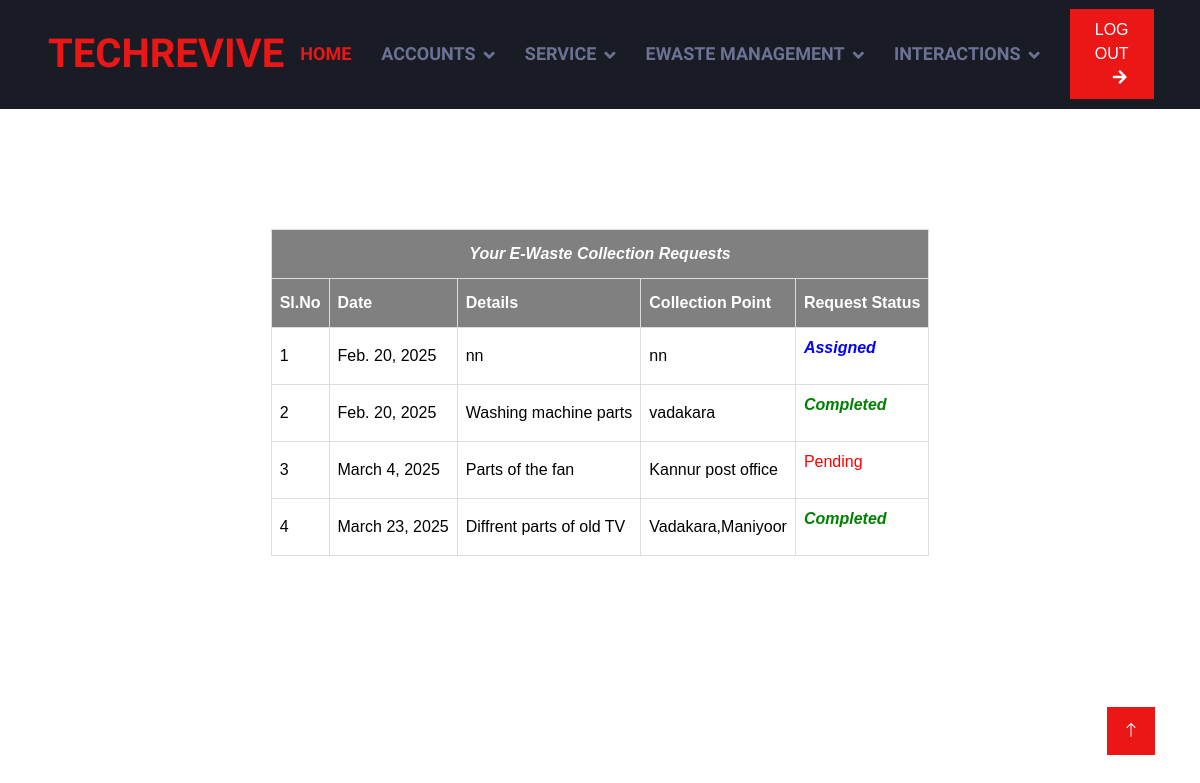
The app's page /User/viewuserewastereq/ (signed in), older data.
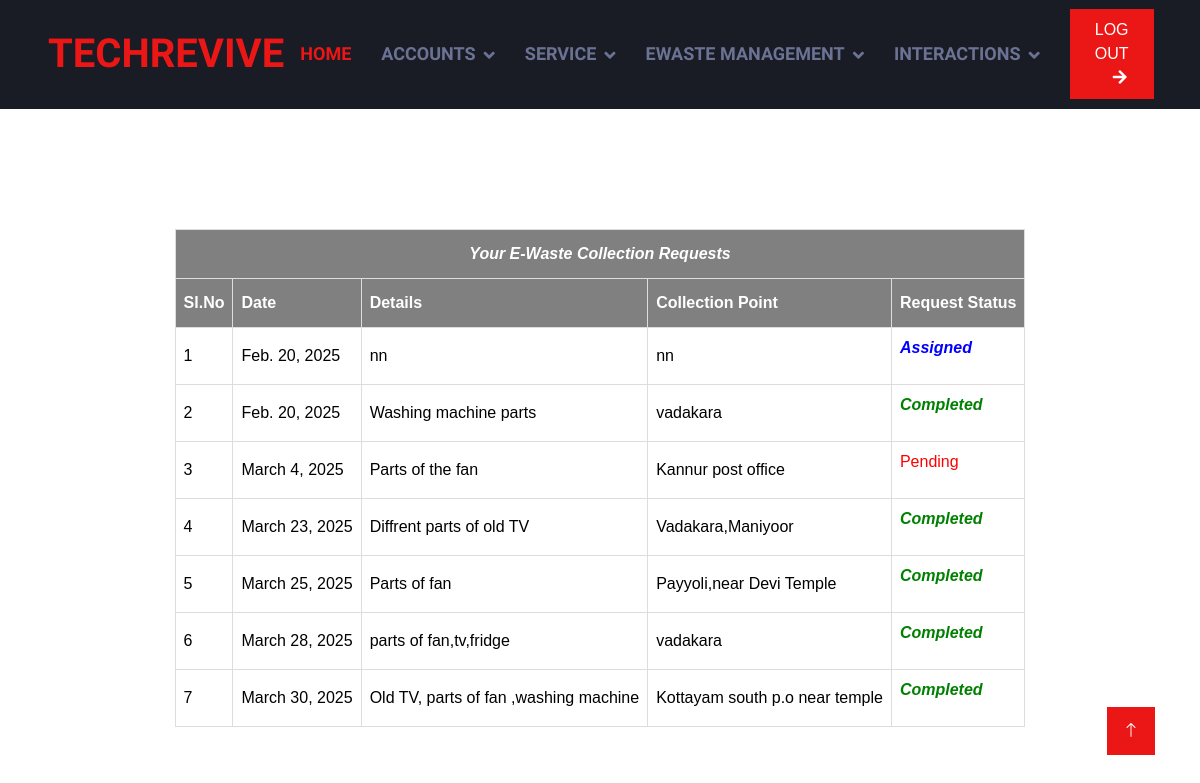
The same page, newer data.
### User/models.py (models this page shows)
class Ewastebooking(models.Model):
    ewastebooking_details=models.CharField(max_length=50)
    ewastebooking_date=models.DateField(auto_now_add=True)
    ewastebooking_status=models.IntegerField(default=0)
    ewastebooking_collectionpoint=models.CharField(max_length=100)
    user=models.ForeignKey(User,on_delete=models.SET_NULL,null=True)

### User/views.py (the view)
# urls.py: path('viewuserewastereq/', views.ViewUserEWaste,name="viewuserewastereq"),
def ViewUserEWaste(request):
    if 'uid' in request.session:
        ereq=Ewastebooking.objects.filter(user=request.session["uid"])
        return render(request,"User/ViewMyERequests.html",{'res':ereq})
    else:
        return redirect('guest:Home')

### User/Templates/User/ViewMyERequests.html (shortened to what this page needs)
{% extends 'User/Head.html' %}
{% load static %}
{% block content %}
<!DOCTYPE html>
<html lang="en">
<head>
</head>
<body>
    <div id="tab">
    <br>
    <br>
    <br>
    <br>
    <br>
    <table  cellpadding="20px"  align="center" bgcolor="white" >
        <tr>
            <th colspan="10"><i><b><center>Your E-Waste Collection Requests</center></b></i></th>
        </tr>
        <tr>
            <th>Sl.No</th>
            <th>Date</th>
            <th>Details</th>
            <th>Collection Point</th>
            <th>Request Status</th>
        </tr>
       {% for i in res %}
        <tr>
            <td>{{forloop.counter}}</td>
            <td>{{i.ewastebooking_date}}</td>
            <td>{{i.ewastebooking_details}}</td>
            <td>{{i.ewastebooking_collectionpoint}}</td>
            <td>
                {% if i.ewastebooking_status == 0 %}
                <p><font color="red">Pending</font></p>
                {% elif i.ewastebooking_status == 1 %}
                <p><font color="blue"><b><i>Assigned</i></b></font></p>
                {% elif i.ewastebooking_status == 2 %}
                <p><font color="green"><b><i>Completed</i></b></font></p>
                {% endif %}
            </td>
        </tr>
        {% endfor %}
    </table>
  </div>
</body>
</html>
{% endblock content %}

Row changes from the older to the newer data that the page shows:
added Ewastebooking: ewastebooking_date "March 25, 2025", ewastebooking_details "Parts of fan", ewastebooking_collectionpoint "Payyoli,near Devi Temple", ewastebooking_status "Completed"
added Ewastebooking: ewastebooking_date "March 28, 2025", ewastebooking_details "parts of fan,tv,fridge", ewastebooking_collectionpoint "vadakara", ewastebooking_status "Completed"
added Ewastebooking: ewastebooking_date "March 30, 2025", ewastebooking_details "Old TV, parts of fan ,washing machine", ewastebooking_collectionpoint "Kottayam south p.o near temple", ewastebooking_status "Completed"
